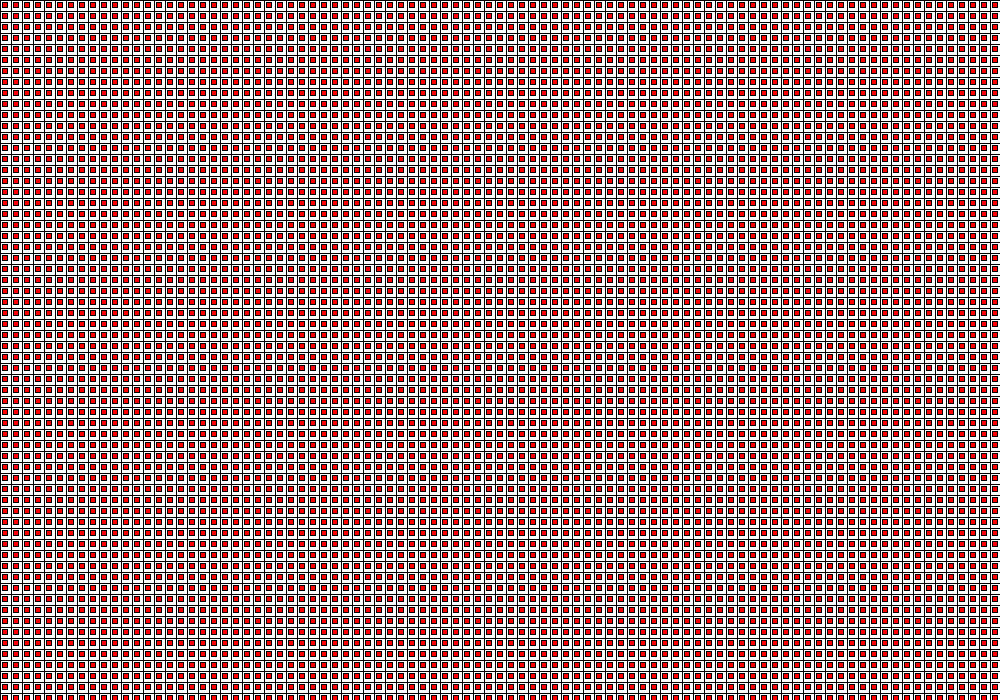
Frame 1 (no input)
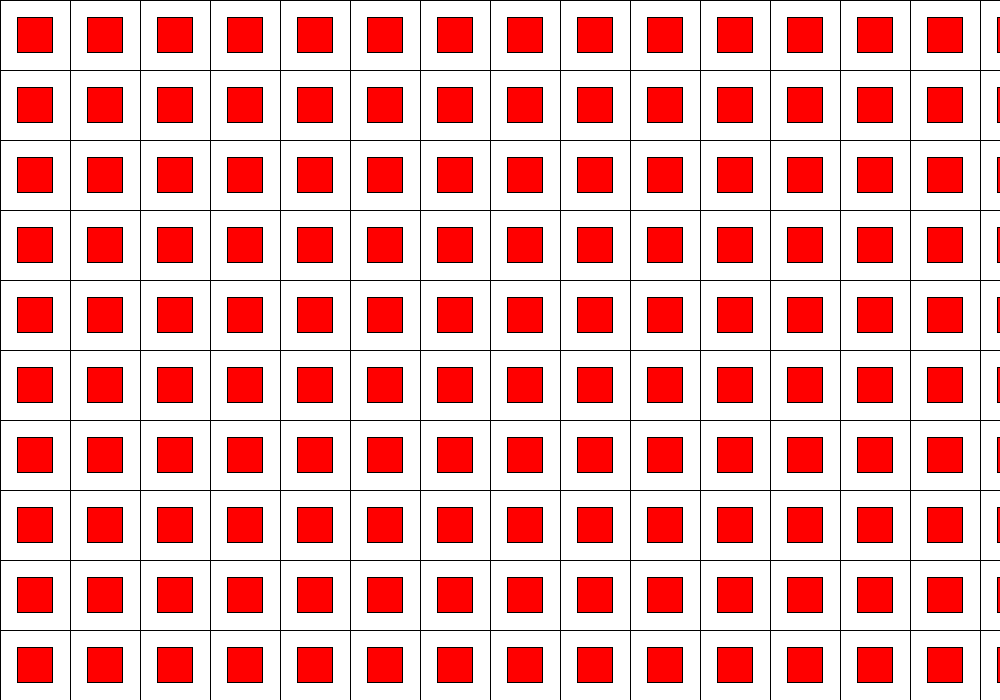
Frame 60 (the mouse pressed at the canvas centre just before this capture)
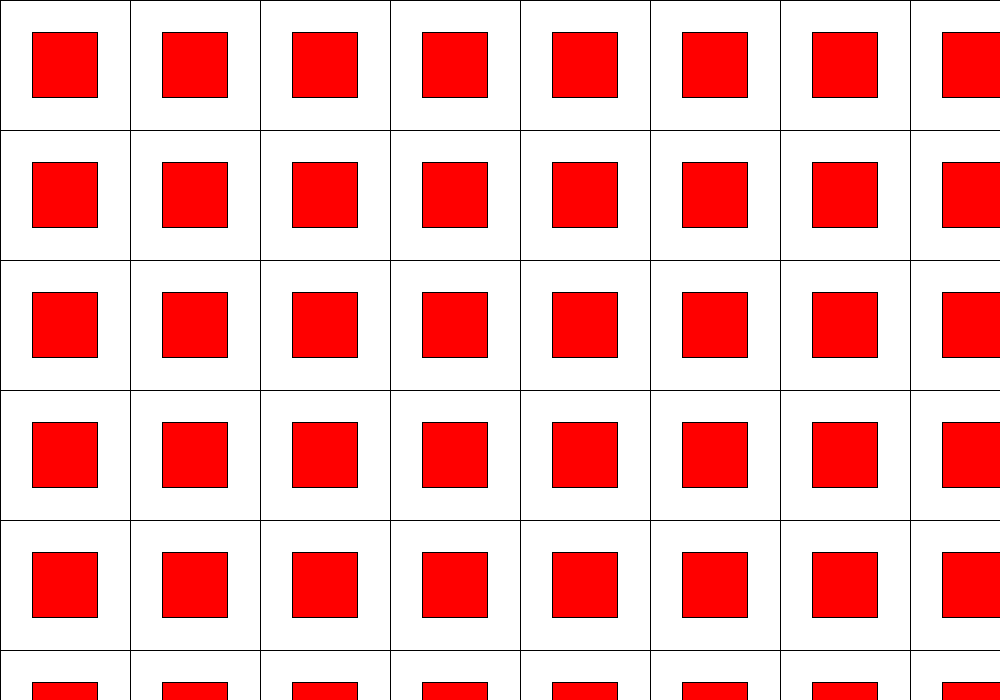
Frame 120 (the mouse held since frame 60 and released just before this capture)

The Processing sketch that drew these frames (run headless with seeded random() and noise(); from frame 60 on, the mouse is pressed at the canvas centre):

// Processing sketch: Loops
// ── Loops.pde
void setup(){
  size(1000,700);
  frameRate(14);
}
int size = 10; 
void draw(){
  size++; 
  background(0);
  
  for(int j = 0; j < height; j += size){
    for(int i = 0; i < width; i += size){
      fill(255);
      rect(i, j, size,size); 
      fill(255,0,0);
      rect(i + (size/4), j + (size/4), size/2,size/2); 
    }
  }
}
